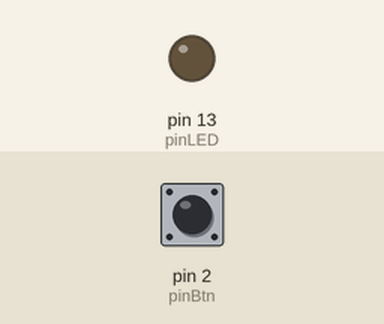
Simulated run of this sketch. Board: Arduino Uno, built with avr-gcc and run on an emulated ATmega328P. Shown: output pins drawn as LEDs (lit = HIGH). Inputs (shaded band) come from the test bench; at power-on: pin 2 (pinBtn) HIGH.

Above: at 1.2 s.
1.3 s: pin 2 (pinBtn) pulled LOW for 0.15 s
At 2.4 s:
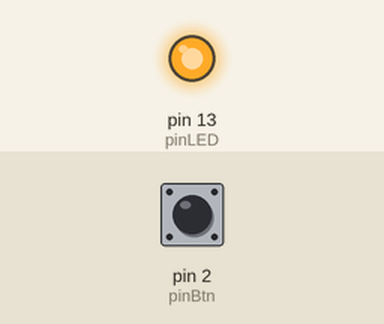
2.9 s: pin 2 (pinBtn) pulled LOW for 1 s
At 3.6 s:
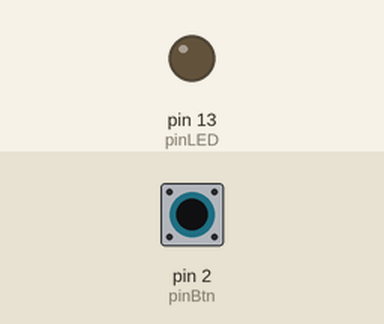
5.4 s: pin 2 (pinBtn) pulled LOW for 3.2 s
At 6.7 s:
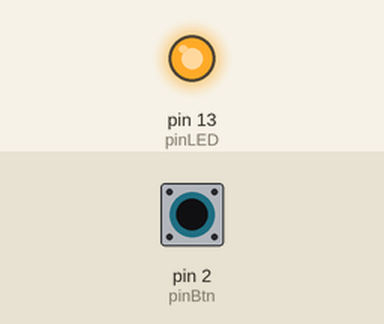
Timing chart, 0 to 8.4 s (numbered marks = the images above; inputs shaded):
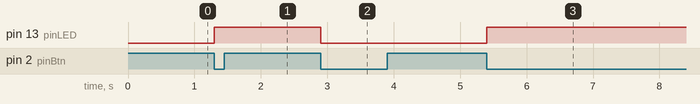

Measured:
- after the input at 1.3 s, pin 13 (pinLED): LOW → HIGH at once
- after the input at 2.9 s, pin 13 (pinLED): HIGH → LOW at once
- after the input at 5.4 s, pin 13 (pinLED): LOW → HIGH at once

The sketch:

sketch_oct27f.ino
```cpp
const byte pinBtn = 2;
const byte pinLED =13;
volatile int state = LOW;

void ledControl(){
  byte before = digitalRead(pinBtn);
  if(before!=1) //tact스위치를 쓸 때 필요한 조건
  {
    delay(1);
    byte cur = digitalRead(pinBtn);
    if(cur==before)
    {
      state = ! state;
    }
  }
}

void setup() {
  // put your setup code here, to run once:
  pinMode(pinBtn,2);
  pinMode(pinLED,1);
  attachInterrupt(0,ledControl,FALLING);
}

void loop() {
  // put your main code here, to run repeatedly:
  digitalWrite(pinLED,state);
}
```
